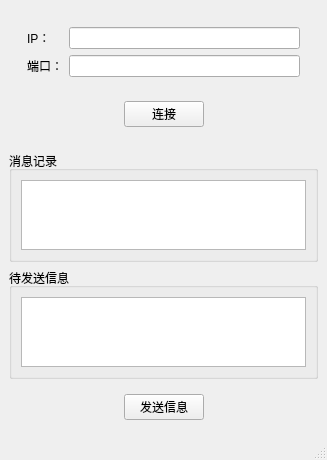
<?xml version="1.0" encoding="UTF-8"?>
<ui version="4.0">
 <class>MainWindow</class>
 <widget class="QMainWindow" name="MainWindow">
  <property name="geometry">
   <rect>
    <x>0</x>
    <y>0</y>
    <width>327</width>
    <height>457</height>
   </rect>
  </property>
  <property name="windowTitle">
   <string>MainWindow</string>
  </property>
  <widget class="QWidget" name="centralwidget">
   <layout class="QVBoxLayout" name="verticalLayout">
    <item>
     <widget class="QWidget" name="widget" native="true">
      <layout class="QVBoxLayout" name="verticalLayout_2">
       <item>
        <widget class="QWidget" name="widget_3" native="true">
         <layout class="QGridLayout" name="gridLayout_3">
          <item row="0" column="0">
           <widget class="QLabel" name="label_2">
            <property name="text">
             <string>IP：</string>
            </property>
           </widget>
          </item>
          <item row="1" column="0">
           <widget class="QLabel" name="label_5">
            <property name="text">
             <string>端口：</string>
            </property>
           </widget>
          </item>
          <item row="0" column="2">
           <widget class="QLineEdit" name="ip"/>
          </item>
          <item row="1" column="2">
           <widget class="QLineEdit" name="port"/>
          </item>
         </layout>
        </widget>
       </item>
       <item>
        <widget class="QWidget" name="widget_4" native="true">
         <layout class="QHBoxLayout" name="horizontalLayout">
          <item>
           <spacer name="horizontalSpacer_4">
            <property name="orientation">
             <enum>Qt::Horizontal</enum>
            </property>
            <property name="sizeHint" stdset="0">
             <size>
              <width>40</width>
              <height>20</height>
             </size>
            </property>
           </spacer>
          </item>
          <item>
           <widget class="QPushButton" name="connect">
            <property name="text">
             <string>连接</string>
            </property>
           </widget>
          </item>
          <item>
           <spacer name="horizontalSpacer_3">
            <property name="orientation">
             <enum>Qt::Horizontal</enum>
            </property>
            <property name="sizeHint" stdset="0">
             <size>
              <width>40</width>
              <height>20</height>
             </size>
            </property>
           </spacer>
          </item>
         </layout>
        </widget>
       </item>
      </layout>
     </widget>
    </item>
    <item>
     <widget class="QGroupBox" name="groupBox">
      <property name="title">
       <string>消息记录</string>
      </property>
      <layout class="QHBoxLayout" name="horizontalLayout_2">
       <item>
        <widget class="QTextEdit" name="record"/>
       </item>
      </layout>
     </widget>
    </item>
    <item>
     <widget class="QGroupBox" name="groupBox_2">
      <property name="title">
       <string>待发送信息</string>
      </property>
      <layout class="QHBoxLayout" name="horizontalLayout_3">
       <item>
        <widget class="QTextEdit" name="msg"/>
       </item>
      </layout>
     </widget>
    </item>
    <item>
     <widget class="QWidget" name="widget_2" native="true">
      <layout class="QHBoxLayout" name="horizontalLayout_4">
       <item>
        <spacer name="horizontalSpacer">
         <property name="orientation">
          <enum>Qt::Horizontal</enum>
         </property>
         <property name="sizeHint" stdset="0">
          <size>
           <width>40</width>
           <height>20</height>
          </size>
         </property>
        </spacer>
       </item>
       <item>
        <widget class="QPushButton" name="send">
         <property name="text">
          <string>发送信息</string>
         </property>
        </widget>
       </item>
       <item>
        <spacer name="horizontalSpacer_2">
         <property name="orientation">
          <enum>Qt::Horizontal</enum>
         </property>
         <property name="sizeHint" stdset="0">
          <size>
           <width>40</width>
           <height>20</height>
          </size>
         </property>
        </spacer>
       </item>
      </layout>
     </widget>
    </item>
   </layout>
  </widget>
  <widget class="QMenuBar" name="menubar">
   <property name="geometry">
    <rect>
     <x>0</x>
     <y>0</y>
     <width>327</width>
     <height>23</height>
    </rect>
   </property>
  </widget>
  <widget class="QStatusBar" name="statusbar"/>
 </widget>
 <resources/>
 <connections/>
</ui>
